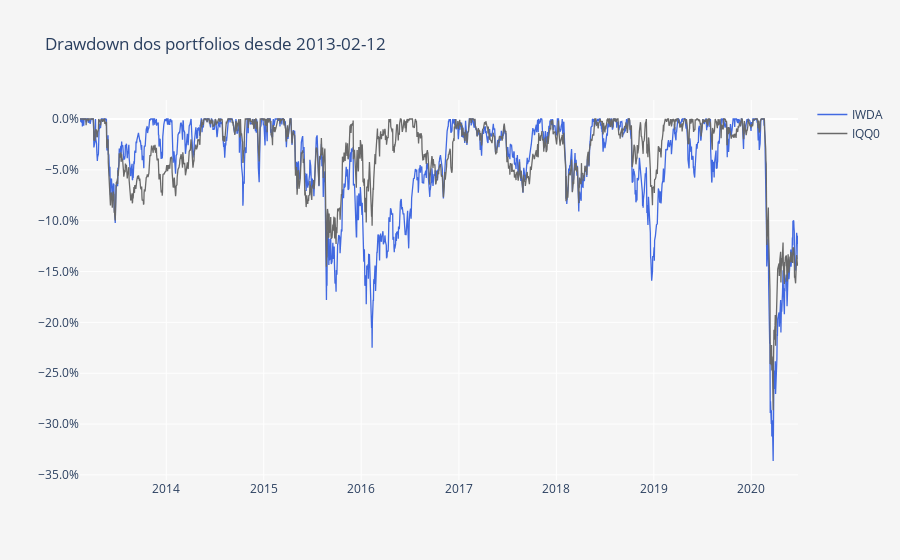

Here is the notebook cell this chart was saved with:
### Markdown cell above
O gráfico acima apresenta a linha de performance de ambos os ETFs. Em baixo podemos ver um pequeno gráfico do diferencial absoluto entre ambos e nos apercebermos facilmente das diferentes performances ao longo do tempo. Podemos observar uma overperformance do IQQ0 em períodos de stress dos mercados accionistas que acaba por ser compensada por uma underperformance quando os mercados estão a subir.

### Code cell
DD = compute_drawdowns(fundos)
DD = DD /100

layout = go.Layout(
    title='Drawdown dos portfolios desde ' + Begin,
    plot_bgcolor='#f5f5f5',
    paper_bgcolor='#f5f5f5',
    xaxis=dict(
        title='',
        showgrid=True,
        titlefont=dict(size=12),
    ),
    yaxis=dict(
        title='',
        showgrid=True,
        zeroline=True, # Adicionar ou não a zero line
        tickformat=".1%" # tickformat=".2%" se quiseres mais casas decimais
    ))

trace0 = go.Scatter(
    x = DD.index,
    y = DD.iloc[:, 0],
    name = 'IWDA',
    line = dict(
        color = 'royalblue',
        width = 1.3)
)

trace1 = go.Scatter(
    x = DD.index,
    y = DD.iloc[:, 1],
    name = 'IQQ0',
    line = dict(
        color = 'dimgrey',
        width = 1.3)
)

data = [trace0, trace1]
        
fig = go.Figure(data=data, layout=layout)
py.iplot(fig)

### Figure 1 — Plotly figure (JSON) as saved in the notebook; plotly's stock layout.template omitted (floating-point values rounded to 4 significant figures; data arrays with more than 128 entries replaced by an {"elided": "..."} marker saying what was removed)
{"data": [{"line": {"color": "royalblue", "width": 1.3}, "name": "IWDA", "type": "scatter", "x": {"elided": "1881 str values"}, "y": {"elided": "1881 float values"}}, {"line": {"color": "dimgrey", "width": 1.3}, "name": "IQQ0", "type": "scatter", "x": {"elided": "1881 str values"}, "y": {"elided": "1881 float values"}}], "layout": {"autosize": true, "paper_bgcolor": "#f5f5f5", "plot_bgcolor": "#f5f5f5", "title": {"text": "Drawdown dos portfolios desde 2013-02-12"}, "xaxis": {"autorange": true, "range": ["2013-02-12", "2020-06-24"], "showgrid": true, "title": {"font": {"size": 12}, "text": ""}, "type": "date"}, "yaxis": {"autorange": true, "range": [-0.355, 0.01868], "showgrid": true, "tickformat": ".1%", "title": {"text": ""}, "type": "linear", "zeroline": true}}}
